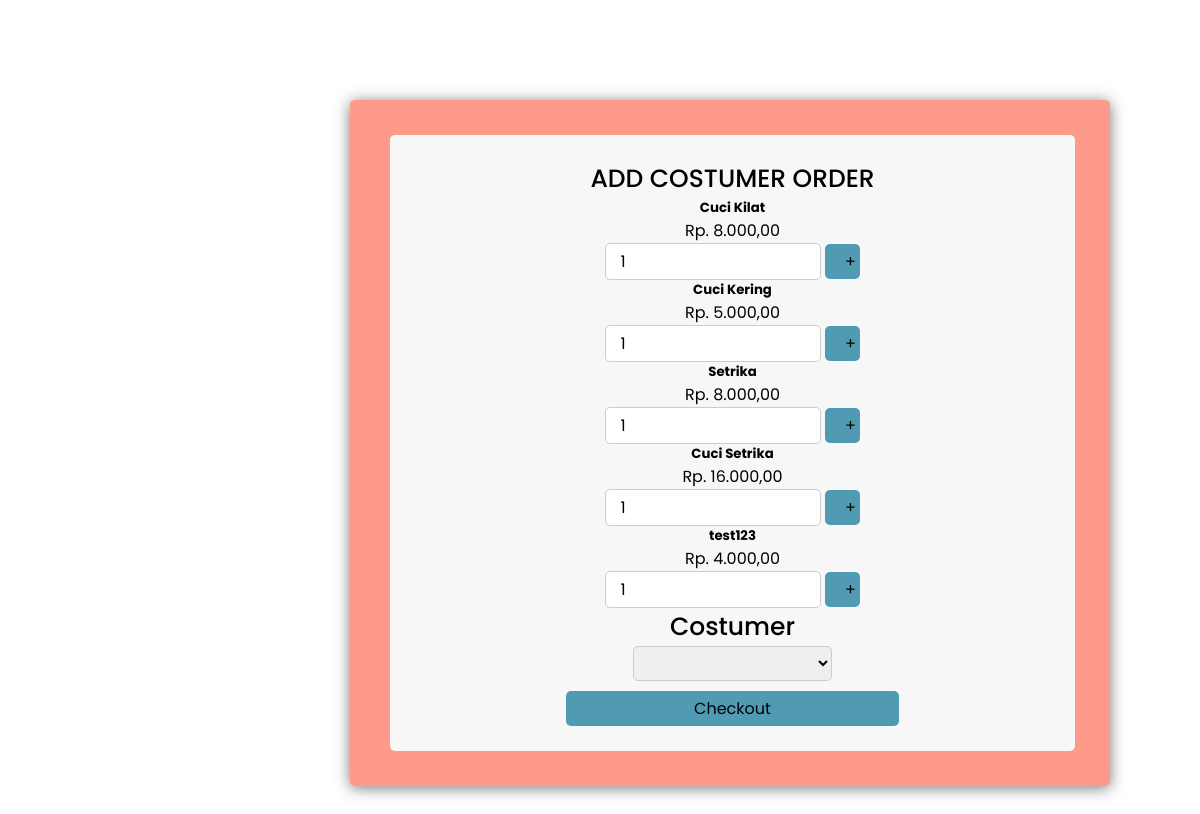
Page /coba.php on the committed database.
### tables this page shows
CREATE TABLE `paket` (
  `id_paket` int(11) NOT NULL,
  `nama_paket` varchar(100) NOT NULL,
  `jenis` enum('Kg','Pcs') NOT NULL,
  `harga` int(11) NOT NULL,
  `img` varchar(100) NOT NULL
);

### coba.php (the view, shortened to what this page needs)
<!DOCTYPE html>
<html lang="en">
<head>
    <link rel="stylesheet" href="css/coba.css">
</head>
<body>
    <div class="order">
        <div class="order-1">
            <div class="card">
            <div class="title">ADD COSTUMER ORDER</div>
     <?php
                include "koneksi.php";
                $qry_paket=mysqli_query($conn,"select * from paket");
                while($data_paket=mysqli_fetch_array($qry_paket)){
            ?>
                <form action="proses_add_order.php" method="post">
                    <div class="card-bdy">
                        <h5 class="card-title"><?=$data_paket['nama_paket']?></h5>
                        <p class="card-text">
                            <?php
                                echo "Rp. ".number_format($data_paket['harga'], 2, ',', '.')."";
                            ?>
                        </p>
                        <input class = "jml" type="number" min = "1" value = "1" name = "jml_beli">
                        <span><input class = "button" type="submit" value = "+"></span>
                    </div>
                </form>
            <?php
                }
            ?>
            </div>
        <div class="costumer">
            <div class="cart">
            <div class="title">Costumer</div>
            <form action="checkout.php" methos="POST">
                <div class="member">
                <select name="id_user" id="">
                    <option value=""></option>
                    <?php
                    include "koneksi.php";
                    $qry_member=mysqli_query($conn, "SELECT * FROM member");
                    $no=0;
                    while($data_member=mysqli_fetch_array($qry_member)){
                        $no++;
                    ?>
                    <option value="<?=$data_member['id_member']?>"><?=$no?> - <?=$data_member['nama_member']?></option>
                    <?php
                    }
                    ?>
                </select>
                </div>
                <input type="submit" value="Checkout" class="button_checkout">
            </form>
        </div>
        </div>
        </div>
    </div>
</body>
</html>

### css/coba.css (style rules this page uses)
* { margin: 0; padding: 0; font-family: 'Poppins', sans-serif; }
.order { margin: 100px 350px; max-width: 700px; width: 100%; background: #fe9a8a; padding: 25px 30px; border-radius: 5px; text-align: center; box-shadow: 0 2px 15px rgba(64,64,64,.7); border-collapse: collapse; border-spacing: 0; overflow: hidden; }
.order-1 { margin: 10px; max-width: 700px; width: 95%; background: #f7f7f7; padding: 25px 10px; border-radius: 5px; text-align: center; border-collapse: collapse; border-spacing: 0; overflow: hidden; }
.order .title { font-size: 25px; font-weight: 500; position: relative; }
.card .card-bdy input { height: 35px; width: 30%; outline: none; border-radius: 5px; border: 1px solid #ccc; padding-left: 15px; font-size: 16px; border-bottom width: 2px; transition: all 0.3s ease; }
.card span .button { height: 35px; width: 35px; outline: none; background: rgb(81, 154, 179); border-radius: 5px; border: 1px #ccc; font-size: 16px; border-bottom width: 2px; transition: all 0.3s ease; }
.cart .member select { height: 35px; width: 30%; outline: none; border-radius: 5px; border: 1px solid #ccc; padding-left: 15px; font-size: 16px; border-bottom width: 2px; transition: all 0.3s ease; }
.cart .button_checkout { height: 35px; width: 50%; margin-top: 10px; padding-top: 0px; outline: none; background: rgb(81, 154, 179); border-radius: 5px; border: 1px #ccc; font-size: 16px; border-bottom width: 2px; transition: all 0.3s ease; }

### rows in the picture
paket: nama_paket "Cuci Kilat", harga "8.000,00"
paket: nama_paket "Cuci Kering", harga "5.000,00"
paket: nama_paket "Setrika", harga "8.000,00"
paket: nama_paket "Cuci Setrika", harga "16.000,00"
paket: nama_paket "test123", harga "4.000,00"
